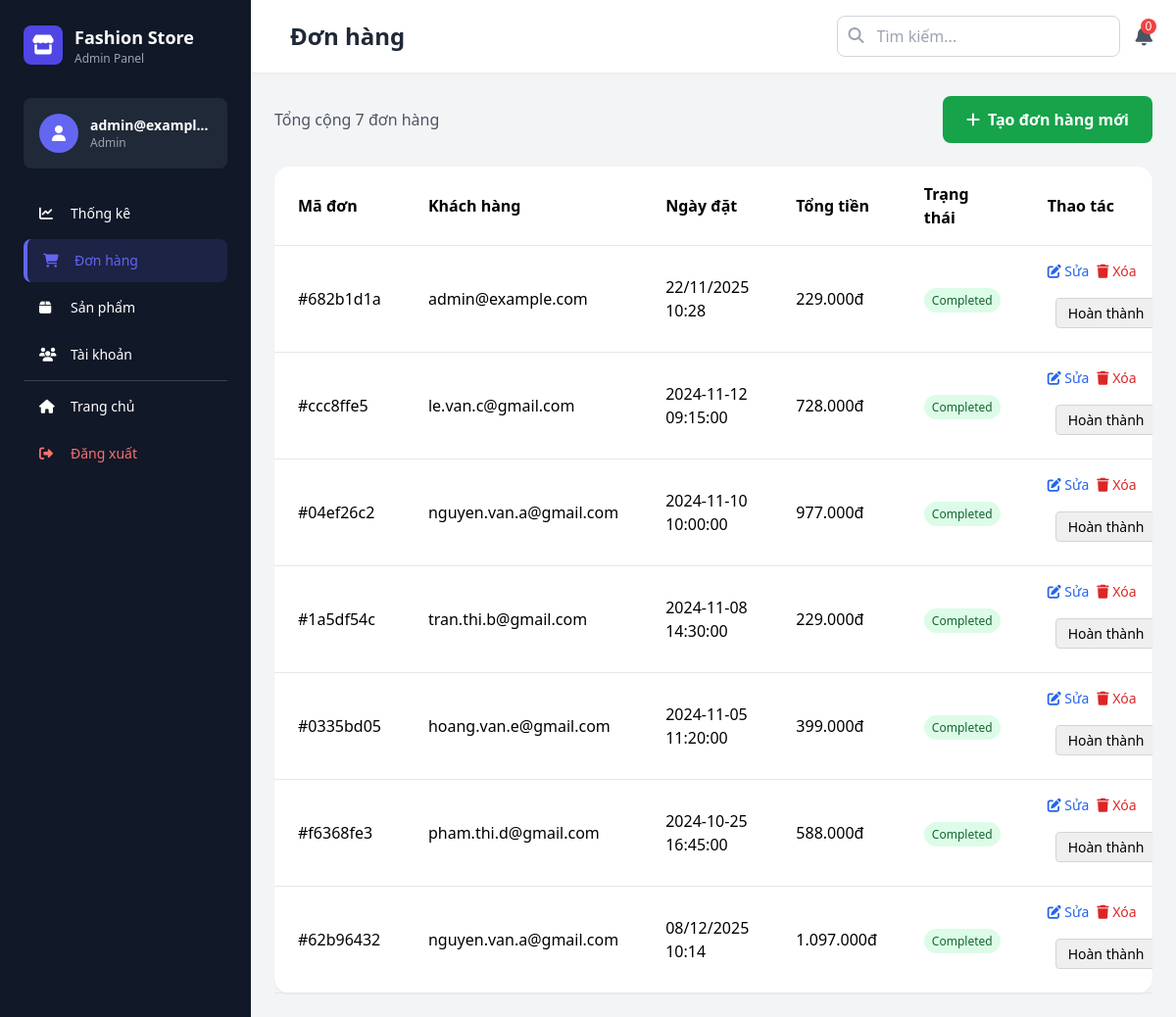
The app's page /admin/orders (signed in), older data.
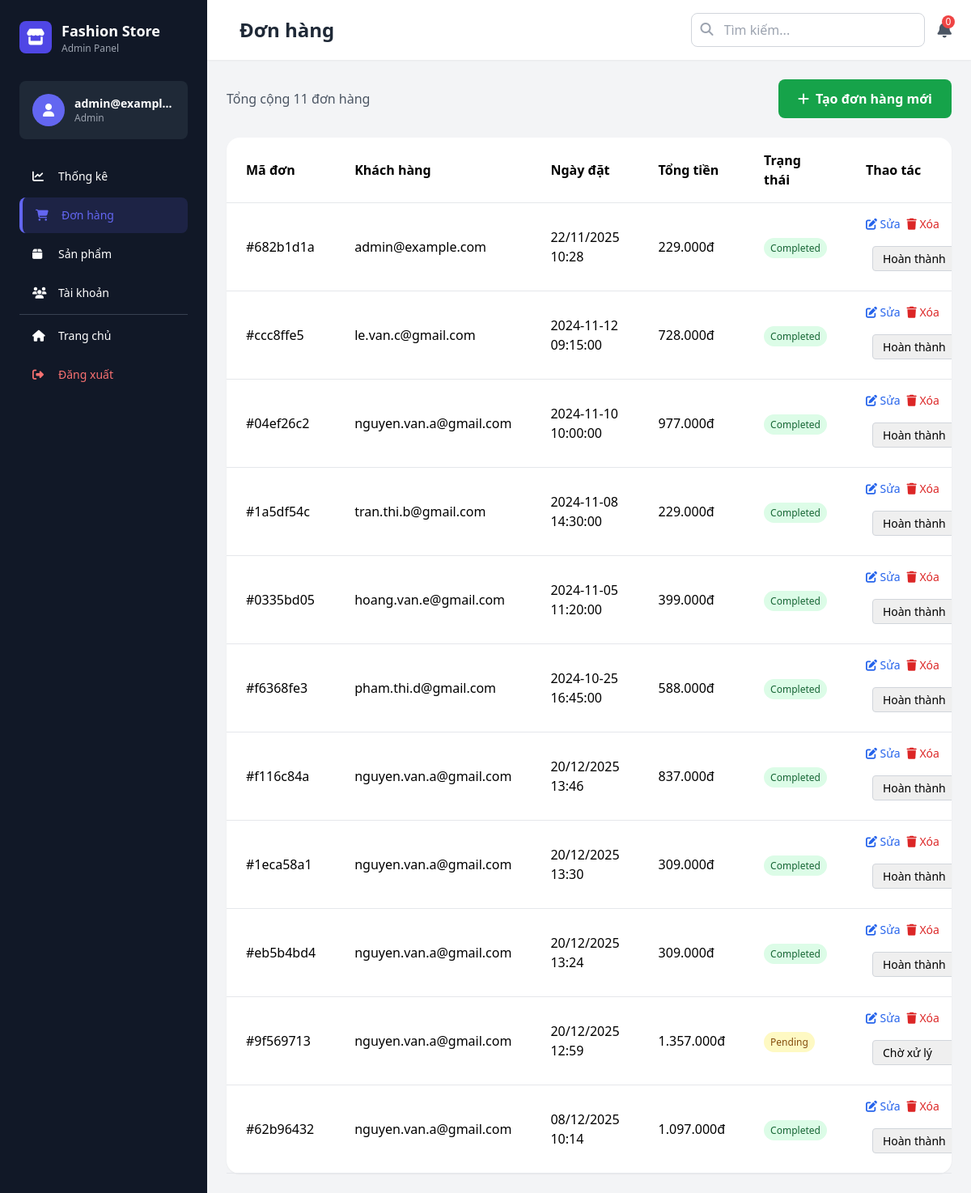
The same page, newer data.
### database.py (models this page shows)
class Order(db.Model):
    __tablename__ = 'orders'
    id = db.Column(db.String(36), primary_key=True)
    user_email = db.Column(db.String(120), db.ForeignKey('users.email'), nullable=False)
    items = db.Column(db.Text, nullable=False)  # JSON array
    shipping_info = db.Column(db.Text)  # JSON object
    subtotal = db.Column(db.Integer, nullable=False)
    shipping = db.Column(db.Integer, default=0)
    voucher_discount = db.Column(db.Integer, default=0)
    total = db.Column(db.Integer, nullable=False)
    payment_method = db.Column(db.String(50))
    payment_status = db.Column(db.String(20), default='pending')
    status = db.Column(db.String(20), default='pending')
    notes = db.Column(db.Text)
    created_at = db.Column(db.String(50))
    def to_dict(self):
        return {
            'id': self.id,
            'user_email': self.user_email,
            'order_items': json.loads(self.items) if self.items else [],
            'shipping_info': json.loads(self.shipping_info) if self.shipping_info else {},
            'subtotal': self.subtotal,
            'shipping': self.shipping,
            'voucher_discount': self.voucher_discount,
            'total': self.total,
            'payment_method': self.payment_method,
            'payment_status': self.payment_status,
            'status': self.status,
            'notes': self.notes,
            'created_at': self.created_at
        }

### flask_clothing_store.py (the view)
@app.route('/admin/orders')
@staff_required
def admin_orders():
    orders = [o.to_dict() for o in Order.query.all()]
    orders.sort(key=lambda x: x['created_at'], reverse=True)
    return render_template('admin/orders.html', orders=orders)

### flask_clothing_store.py (called while the page is built)
def staff_required(f):
    @wraps(f)
    def decorated_function(*args, **kwargs):
        if 'user' not in session or session['user']['role'] not in ['admin', 'staff']:
            flash('Đây là khu vực dành cho nhân viên', 'error')
            return redirect(url_for('home'))
        return f(*args, **kwargs)
    return decorated_function

def format_price(price):
    return f"{price:,.0f}đ".replace(',', '.')

@app.context_processor
def utility_processor():
    return {
        'now': datetime.datetime.now(),
        'wishlist_count': lambda: len(get_wishlist()),
        'cart_count': lambda: len(get_cart()),
        'format_price': format_price,
        'get_featured_products': get_featured_products,
        'get_best_sellers': get_best_sellers,
        'get_categories': get_categories,
        'get_wishlist': get_wishlist
    }

### templates/admin/orders.html (shortened to what this page needs)
{% extends "admin/base_admin.html" %}
{% block page_title %}Đơn hàng{% endblock %}
{% block content %}
<div class="flex justify-between items-center mb-6">
    <div>
        <p class="text-gray-600">Tổng cộng {{ orders|length }} đơn hàng</p>
    </div>
    {% if session.user.role == 'admin' %}
    <a href="/admin/create-order" class="bg-green-600 text-white px-6 py-3 rounded-lg hover:bg-green-700 transition font-semibold">
        <i class="fas fa-plus mr-2"></i>Tạo đơn hàng mới
    </a>
    {% endif %}
</div>
<div class="bg-white rounded-2xl shadow-sm">
        <div class="overflow-x-auto">
            <table class="w-full">
                <thead>
                    <tr class="border-b border-gray-200">
                        <th class="text-left py-4 px-6">Mã đơn</th>
                        <th class="text-left py-4 px-6">Khách hàng</th>
                        <th class="text-left py-4 px-6">Ngày đặt</th>
                        <th class="text-left py-4 px-6">Tổng tiền</th>
                        <th class="text-left py-4 px-6">Trạng thái</th>
                        <th class="text-left py-4 px-6">Thao tác</th>
                    </tr>
                </thead>
                <tbody>
                    {% for order in orders %}
                    <tr class="border-b border-gray-200 hover:bg-gray-50">
                        <td class="py-4 px-6">#{{ order.id[:8] }}</td>
                        <td class="py-4 px-6">{{ order.user_email }}</td>
                        <td class="py-4 px-6">{{ order.created_at }}</td>
                        <td class="py-4 px-6">{{ format_price(order.total) }}</td>
                        <td class="py-4 px-6">
                            <span class="px-2 py-1 rounded-full text-xs font-medium
                                {% if order.status == 'completed' %}bg-green-100 text-green-800
                                {% elif order.status == 'pending' %}bg-yellow-100 text-yellow-800
                                {% elif order.status == 'shipping' %}bg-blue-100 text-blue-800
                                {% else %}bg-gray-100 text-gray-800{% endif %}">
                                {{ order.status|title }}
                            </span>
                        </td>
                        <td class="py-4 px-6">
                            <div class="flex items-center gap-2 mb-2">
                                <a href="/admin/edit-order/{{ order.id }}" class="text-blue-600 hover:text-blue-800 text-sm">
                                    <i class="fas fa-edit"></i> Sửa
                                </a>
                                {% if session.user.role == 'admin' %}
                                <button onclick="deleteOrder('{{ order.id }}', '#{{ order.id[:8] }}')"
                                        class="text-red-600 hover:text-red-800 text-sm">
                                    <i class="fas fa-trash"></i> Xóa
                                </button>
                                {% endif %}
                            </div>
                            <form method="post" action="{{ url_for('update_order_status') }}" class="flex items-center space-x-2">
                                <select name="status" class="border border-gray-300 rounded px-2 py-1 text-sm">
                                    <option value="pending" {% if order.status == 'pending' %}selected{% endif %}>Chờ xử lý</option>
                                    <option value="completed" {% if order.status == 'completed' %}selected{% endif %}>Hoàn thành</option>
                                </select>
                            </form>
                        </td>
                    </tr>
                    {% endfor %}
                </tbody>
            </table>
        </div>
    </div>
{% endblock %}

### templates/admin/base_admin.html (shortened to what this page needs)
<!DOCTYPE html>
<html lang="vi">
<head>
    <script src="https://cdn.tailwindcss.com"></script>
    <link rel="stylesheet" href="https://cdnjs.cloudflare.com/ajax/libs/font-awesome/6.4.0/css/all.min.css">
</head>
<body class="bg-gray-100">
    <div class="flex h-screen overflow-hidden">
        <aside class="sidebar w-64 bg-gray-900 text-white flex-shrink-0 hidden lg:block">
            <div class="p-6">
                <div class="flex items-center space-x-3 mb-8">
                    <div class="w-10 h-10 bg-indigo-600 rounded-lg flex items-center justify-center">
                        <i class="fas fa-store text-xl"></i>
                    </div>
                    <div>
                        <h1 class="font-bold text-lg">Fashion Store</h1>
                        <p class="text-xs text-gray-400">Admin Panel</p>
                    </div>
                </div>
                <div class="bg-gray-800 rounded-lg p-4 mb-6">
                    <div class="flex items-center space-x-3">
                        <div class="w-10 h-10 bg-indigo-500 rounded-full flex items-center justify-center">
                            <i class="fas fa-user"></i>
                        </div>
                        <div class="flex-1 min-w-0">
                            <p class="font-semibold text-sm truncate">{{ session.user.email }}</p>
                            <p class="text-xs text-gray-400 capitalize">{{ session.user.role }}</p>
                        </div>
                    </div>
                </div>
                <nav class="space-y-1">
                    <a href="{{ url_for('admin_dashboard') }}"
                       class="sidebar-link flex items-center space-x-3 px-4 py-3 rounded-lg text-sm {% if request.endpoint == 'admin_dashboard' %}active{% endif %}">
                        <i class="fas fa-chart-line w-5"></i>
                        <span>Thống kê</span>
                    </a>
                    <a href="{{ url_for('admin_orders') }}"
                       class="sidebar-link flex items-center space-x-3 px-4 py-3 rounded-lg text-sm {% if request.endpoint == 'admin_orders' %}active{% endif %}">
                        <i class="fas fa-shopping-cart w-5"></i>
                        <span>Đơn hàng</span>
                    </a>
                    <a href="{{ url_for('admin_products') }}"
                       class="sidebar-link flex items-center space-x-3 px-4 py-3 rounded-lg text-sm {% if request.endpoint in ['admin_products', 'admin_add_product', 'admin_edit_product'] %}active{% endif %}">
                        <i class="fas fa-box w-5"></i>
                        <span>Sản phẩm</span>
                    </a>
                    {% if session.user.role == 'admin' %}
                    <a href="{{ url_for('admin_users') }}"
                       class="sidebar-link flex items-center space-x-3 px-4 py-3 rounded-lg text-sm {% if request.endpoint in ['admin_users', 'admin_add_user', 'admin_edit_user'] %}active{% endif %}">
                        <i class="fas fa-users w-5"></i>
                        <span>Tài khoản</span>
                    </a>
                    {% endif %}
                    <div class="border-t border-gray-700 my-4"></div>
                    <a href="{{ url_for('home') }}"
                       class="sidebar-link flex items-center space-x-3 px-4 py-3 rounded-lg text-sm">
                        <i class="fas fa-home w-5"></i>
                        <span>Trang chủ</span>
                    </a>
                    <a href="{{ url_for('logout') }}"
                       class="sidebar-link flex items-center space-x-3 px-4 py-3 rounded-lg text-sm text-red-400">
                        <i class="fas fa-sign-out-alt w-5"></i>
                        <span>Đăng xuất</span>
                    </a>
                </nav>
            </div>
        </aside>
        <div class="flex-1 flex flex-col overflow-hidden">
            <header class="bg-white shadow-sm z-10">
                <div class="px-6 py-4 flex items-center justify-between">
                    <div class="flex items-center space-x-4">
                        <h2 class="text-2xl font-bold text-gray-800">{% block page_title %}Dashboard{% endblock %}</h2>
                    </div>
                    <div class="flex items-center space-x-4">
                        <div class="relative">
                            <input type="text" placeholder="Tìm kiếm..."
                                   class="pl-10 pr-4 py-2 border border-gray-300 rounded-lg focus:outline-none focus:ring-2 focus:ring-indigo-500">
                            <i class="fas fa-search absolute left-3 top-3 text-gray-400"></i>
                        </div>
                        <button class="relative text-gray-600 hover:text-gray-800">
                            <i class="fas fa-bell text-xl"></i>
                            <span class="absolute -top-1 -right-1 w-4 h-4 bg-red-500 rounded-full text-xs text-white flex items-center justify-center">0</span>
                        </button>
                    </div>
                </div>
            </header>
            <main class="flex-1 overflow-y-auto bg-gray-100 p-6">
                {% block content %}{% endblock %}
            </main>
        </div>
    </div>
</body>
</html>

### templates/admin/base_admin.html (style rules this page uses)
.sidebar-link { transition: all 0.3s ease; }
.sidebar-link.active { background-color: rgba(99, 102, 241, 0.15); border-left: 4px solid #6366f1; color: #6366f1; }
.sidebar { box-shadow: 2px 0 10px rgba(0,0,0,0.1); }

Row changes from the older to the newer data that the page shows:
added Order: id "f116c84a", user_email "nguyen.van.a@gmail.com", created_at "20/12/2025 13:46", total "837.000đ", status "Completed", status "Hoàn thành"
added Order: id "1eca58a1", user_email "nguyen.van.a@gmail.com", created_at "20/12/2025 13:30", total "309.000đ", status "Completed", status "Hoàn thành"
added Order: id "eb5b4bd4", user_email "nguyen.van.a@gmail.com", created_at "20/12/2025 13:24", total "309.000đ", status "Completed", status "Hoàn thành"
added Order: id "9f569713", user_email "nguyen.van.a@gmail.com", created_at "20/12/2025 12:59", total "1.357.000đ", status "Pending", status "Chờ xử lý"
Text that changed along with them:
{{ orders|length }}: "7" → "11"
